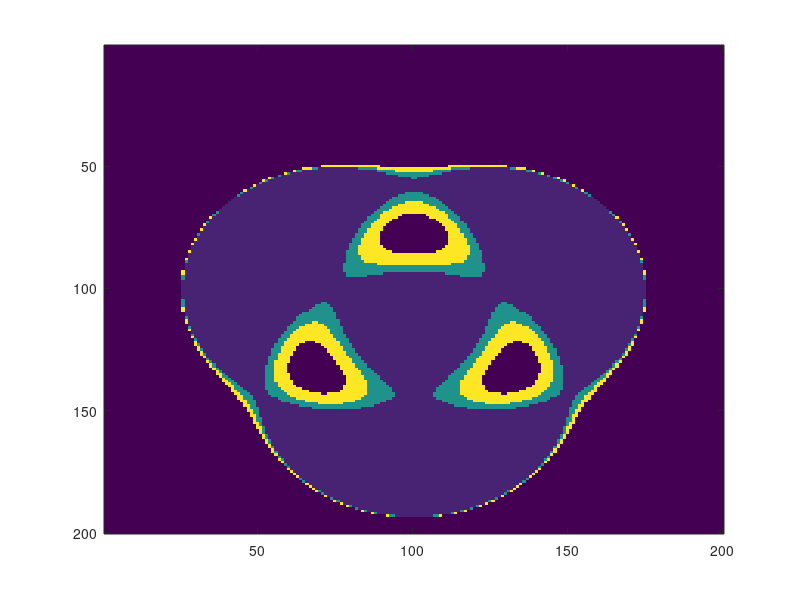

Here is the MATLAB script that generated this plot:
M=zeros(200);
Z=linspace(-4,4,200);
for i=1:200
    for j=1:200
        y=Z(i);
        x=Z(j);
        f=((x-1)^2+y^2-4)*((x+1)^2+y^2-4)*(x^2+(y-sqrt(3))^2-4);
        if(f<1)
            M(i,j)=1;
        elseif(f<5)
            M(i,j)=5;
        elseif(f<10)
            M(i,j)=10;
        end
    end
end
figure(3)
imagesc(M)